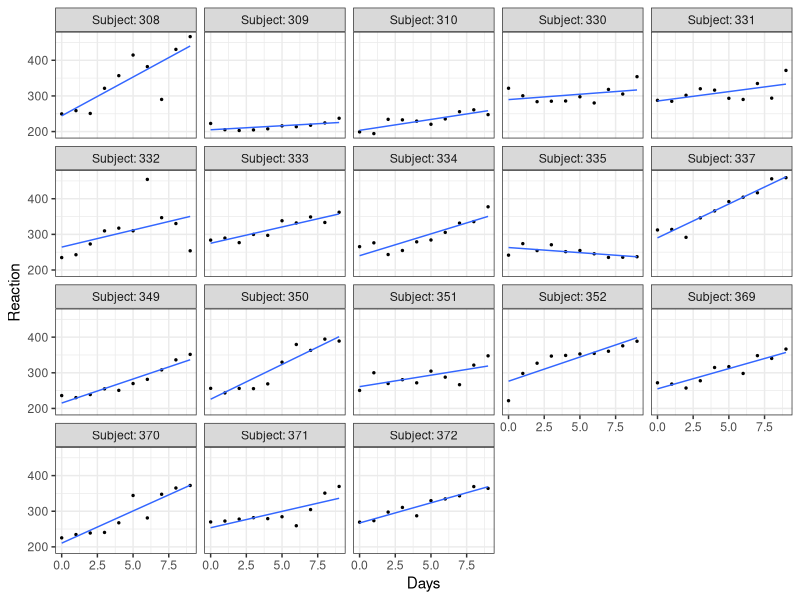
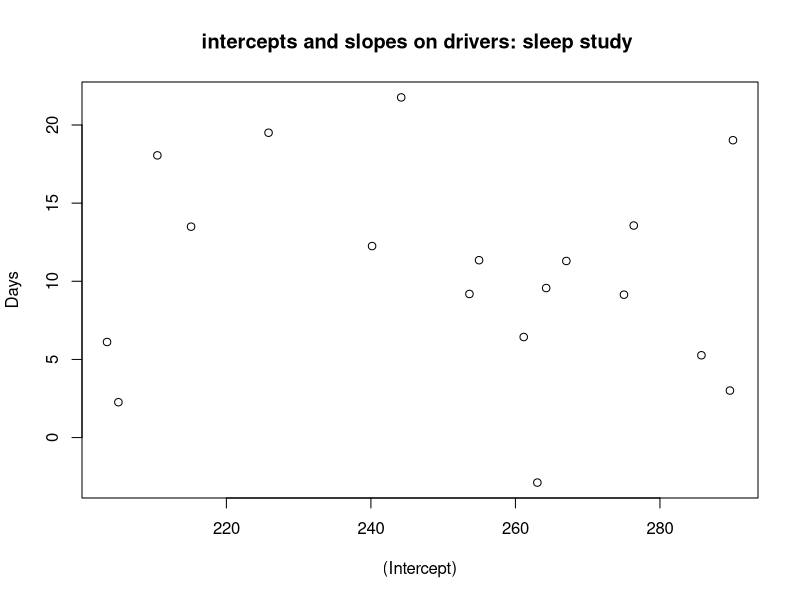
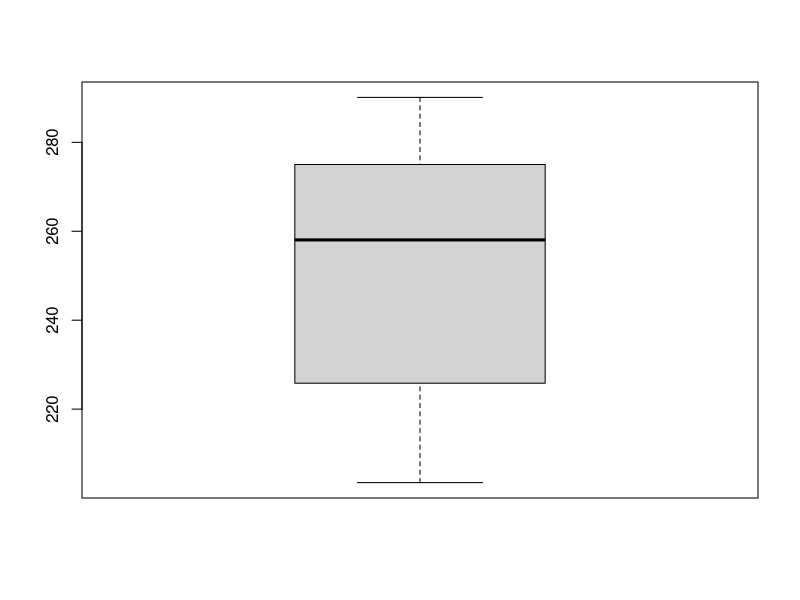
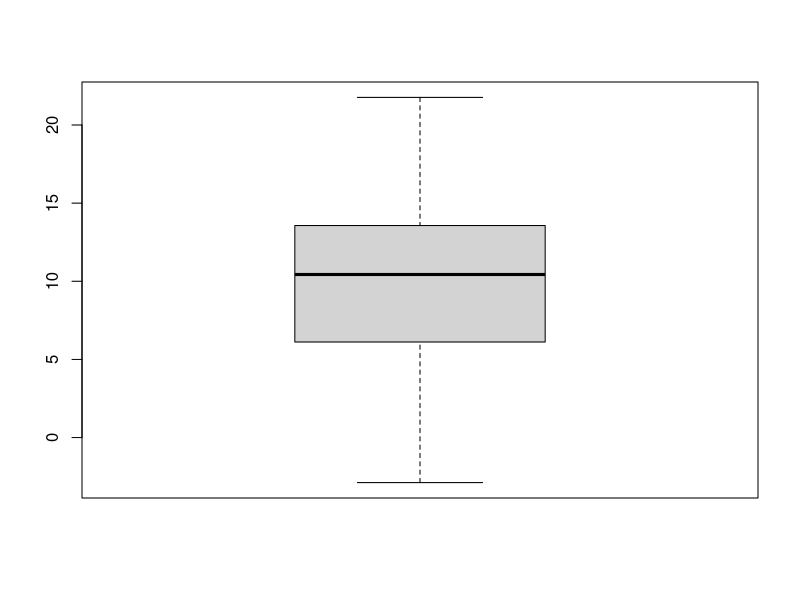
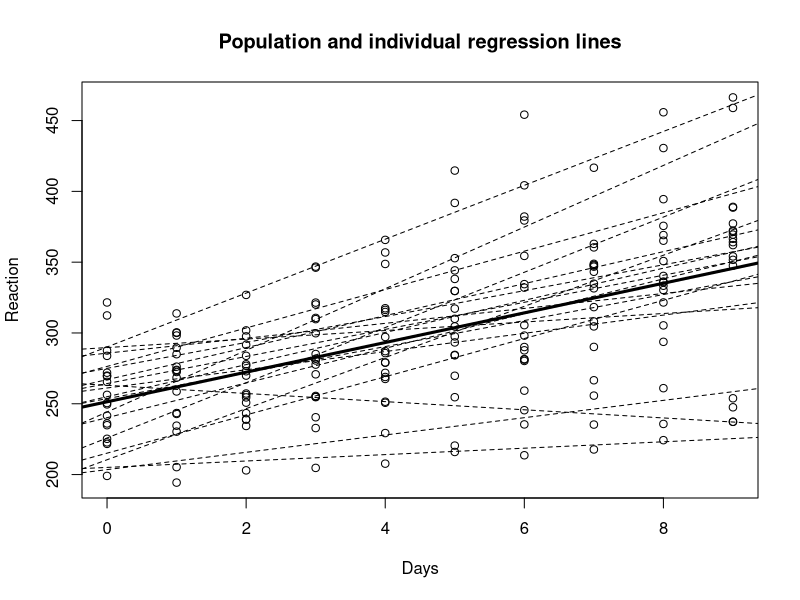
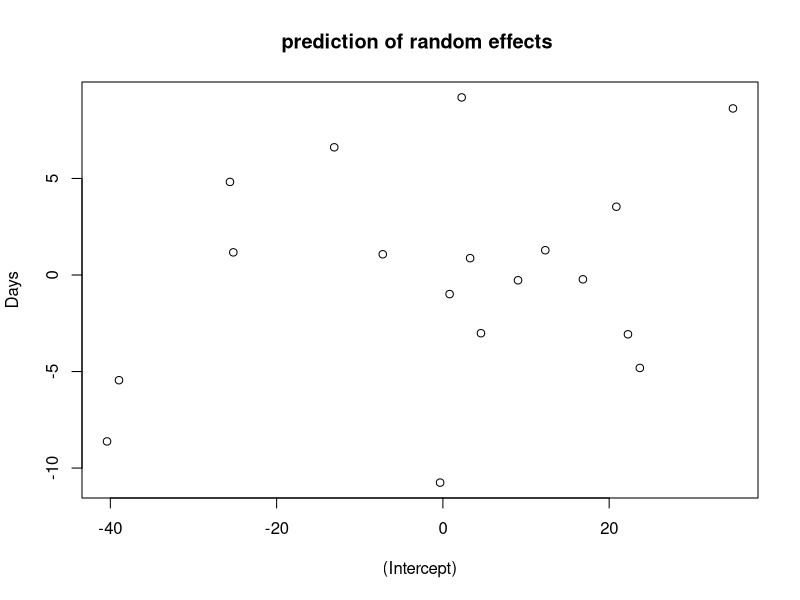
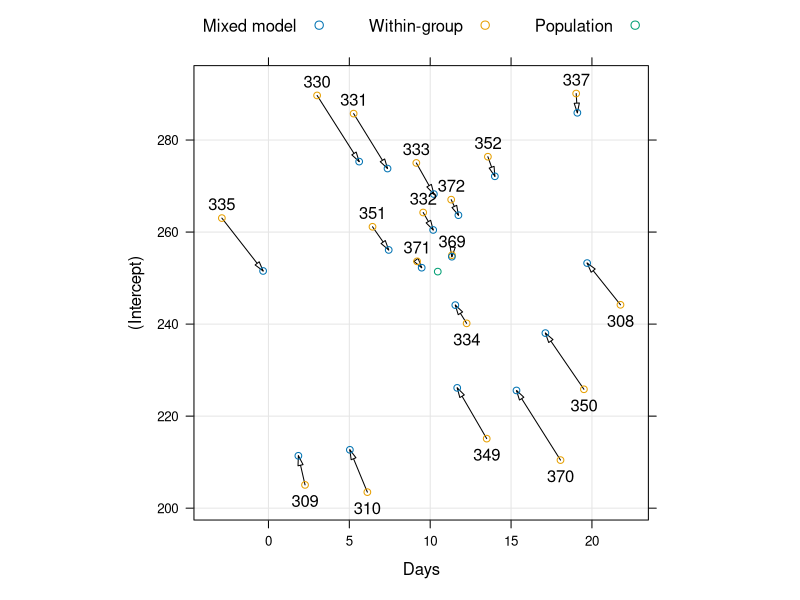
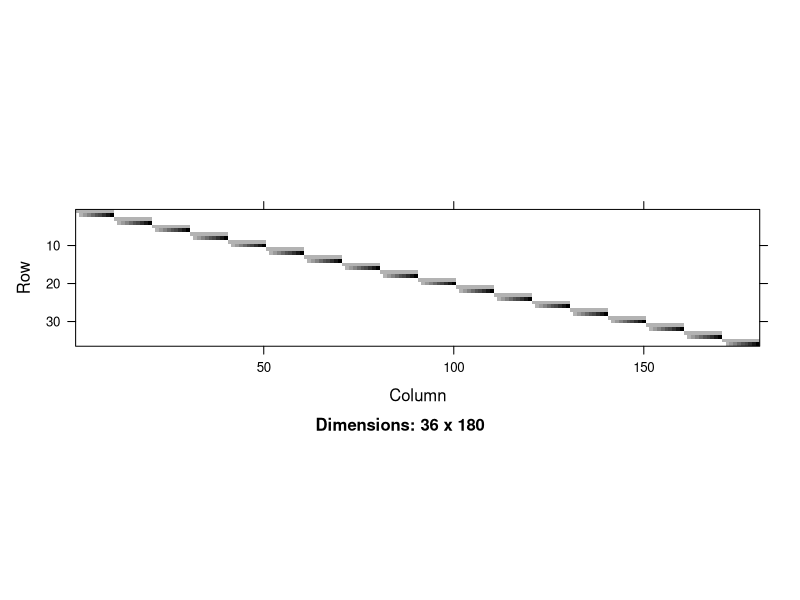

Write R code to recreate these figures, in order.
## ---- chunk 1
#| warning: false
#| output: false
#| message: false
#| results: hide
library(tidyverse)
library(kableExtra)
library(ggplot2)
library(here)

library(car)
library(lme4)
library(lmerTest)
## ---- chunk 2
library(lme4)
library(lmerTest)
str(sleepstudy)
head(sleepstudy, n = 20)
## ---- chunk 3
library(ggplot2)
ggplot(sleepstudy, aes(x = Days, y = Reaction)) +
    geom_point(size = 0.5) +
    geom_smooth(method = lm, se = FALSE, linewidth = 0.5) +
    facet_wrap("Subject", labeller = label_both) +
    theme_bw()
## ---- chunk 4
lmf1 <- lmList(Reaction ~ Days | Subject, sleepstudy)
lmf1
cor(coef(lmf1))
plot(coef(lmf1), main = "intercepts and slopes on drivers: sleep study ")
## ---- chunk 5
boxplot(coef(lmf1)[1])
boxplot(coef(lmf1)[2])
## ---- chunk 6
lmpop <- lm(Reaction ~ Days, sleepstudy)
summary(lmpop)
with(sleepstudy, plot(Days, Reaction, main = "Population and individual regression lines"))
abline(a = coef(lmpop)[1], b = coef(lmpop)[2], lwd = 3)
for (i in 1:18) {
    xx <- as.numeric(coef(lmf1)[i, ])
    abline(a = xx[1], b = xx[2], lty = 2)
}
## ---- chunk 7
apply(coef(lmf1), 2, mean)
coef(lmpop)
## ---- chunk 8
fm1 <- lmer(Reaction ~ 1 + Days + (1 + Days|Subject), sleepstudy)
summary(fm1)
## ---- chunk 9
fixef(fm1)
## ---- chunk 10
VarCorr(fm1)
## ---- chunk 11
re <- ranef(fm1)$Subject
re
plot(re, main ="prediction of random effects ")
## ---- chunk 12
beta <- matrix(as.numeric(fixef(fm1)),18,2,byrow=T)
beta + re 
## ---- chunk 13
coef(lmf1)
## ---- chunk 14
library(lattice)
fm9 <- lmer(Reaction ~ 1 + Days + (1+Days||Subject), sleepstudy, REML = 0)
# 다음 명령어는 위의 명령어와 같은 모형을 적합한다.
# fm9 <- lmer(Reaction ~ 1 + Days + (1|Subject) + (0+Days|Subject), sleepstudy, REML = 0)


df <- coef(lmList(Reaction ~ Days | Subject, sleepstudy))
fclow <- subset(df, `(Intercept)` < 251)
fchigh <- subset(df, `(Intercept)` > 251)
cc1 <- as.data.frame(coef(fm9)$Subject)
names(cc1) <- c("A", "B")
df <- cbind(df, cc1)
ff <- fixef(fm9)
with(df,
     print(xyplot(`(Intercept)` ~ Days, aspect = 1,
                  x1 = B, y1 = A,
                  panel = function(x, y, x1, y1, subscripts, ...) {
                      panel.grid(h = -1, v = -1)
                      x1 <- x1[subscripts]
                      y1 <- y1[subscripts]
                      larrows(x, y, x1, y1, type = "closed", length = 0.1,
                              angle = 15, ...)
                      lpoints(x, y,
                              pch = trellis.par.get("superpose.symbol")$pch[2],
                              col = trellis.par.get("superpose.symbol")$col[2])
                      lpoints(x1, y1,
                              pch = trellis.par.get("superpose.symbol")$pch[1],
                              col = trellis.par.get("superpose.symbol")$col[1])
                      lpoints(ff[2], ff[1], 
                              pch = trellis.par.get("superpose.symbol")$pch[3],
                              col = trellis.par.get("superpose.symbol")$col[3])
                      ltext(fclow[,2], fclow[,1], row.names(fclow),
                            adj = c(0.5, 1.7))
                      ltext(fchigh[,2], fchigh[,1], row.names(fchigh),
                            adj = c(0.5, -0.6))
                  },
                  key = list(space = "top", columns = 3,
                  text = list(c("Mixed model", "Within-group", "Population")),
                   points = list(col = trellis.par.get("superpose.symbol")$col[1:3],
                   pch = trellis.par.get("superpose.symbol")$pch[1:3]))
               )))
## ---- chunk 15
image(getME(fm1,"Zt"))
## ---- chunk 16
fm2 <- lmer(Reaction ~ 1 + Days + (1+Days||Subject), sleepstudy)
# 다음 명령어는 위의 명령어와 같은 모형을 적합한다.
# fm2 <- lmer(Reaction ~ 1 + Days + (1|Subject) + (0+Days|Subject), sleepstudy)

summary(fm2)
## ---- chunk 17
AIC(fm1)
AIC(fm2)
## ---- chunk 18
blood_data<- read.csv(here("data", "ex0601.txt"), header=T, sep="")
head(blood_data,5)
## ---- chunk 19
with(blood_data, interaction.plot(x.factor = time, trace.factor = trt, response = bp))
## ---- chunk 20
df0 <- blood_data %>% filter(time == 0) %>% select(id, bp) %>% rename( bp0 = bp)
df1 <- blood_data %>% filter(time != 0)
blood_data1 <- left_join(df1, df0, by='id') %>% mutate(d = bp - bp0)
head(blood_data1 ,10)
## ---- chunk 21
with(blood_data1, interaction.plot(x.factor = time, trace.factor = trt, response = d))
## ---- chunk 22
blood_data1$id <- factor(blood_data1$id)
blood_data1$trt <- factor(blood_data1$trt)
blood_data1$time <- factor(blood_data1$time)
## ---- chunk 23
blood_fit <- lmer(d ~ trt + time + trt*time +(1|id), data=blood_data1)
summary(blood_fit)
## ---- chunk 24
anova(blood_fit, ddf =  "Kenward-Roger")
## ---- chunk 25
blood_fit1 <- lm(d ~ trt + time + trt*time , data=blood_data1)
summary(blood_fit1)
Anova(blood_fit1, type="III")
## ---- chunk 26
 ggplot(blood_data1, aes(x=id, y=d, color=trt)) + 
    geom_point()  +
    geom_line() 
## ---- chunk 27
blood_data2 <- blood_data1 %>% filter(time == 8)
head(blood_data2,5)
## ---- chunk 28
plot(d ~ trt, data=blood_data2)
## ---- chunk 29
blood_ancova <- lm( d ~ trt + bp0, data = blood_data2)
summary(blood_ancova)
Anova(blood_ancova, type="III")
